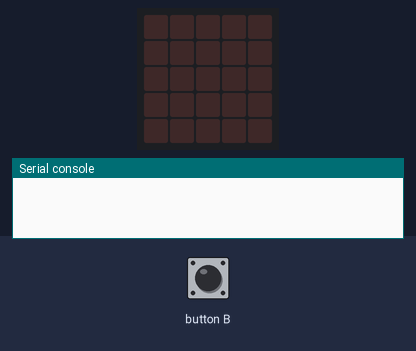
Bench run of a program on a simulated BBC micro:bit running MicroPython. Parts: the board's 5×5 LED display, the last lines printed to the serial console. Inputs (shaded band) come from the test bench. No radio messages arrive unless stated (any console line starting 'radio sent:' is added by the test bench).

Above: at 1.2 s.
1.3 s: button B pressed for 0.15 s
At 2.5 s:
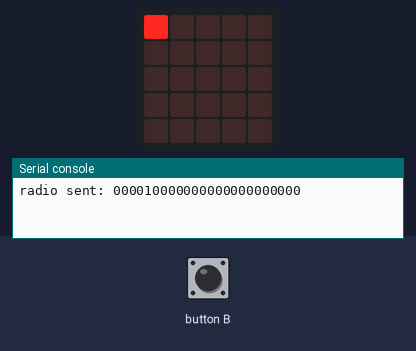
2.9 s: button B pressed for 1 s
At 4.1 s:
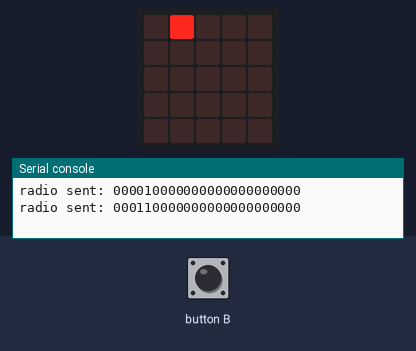
5.4 s: button B pressed for 0.15 s
At 6.0 s:
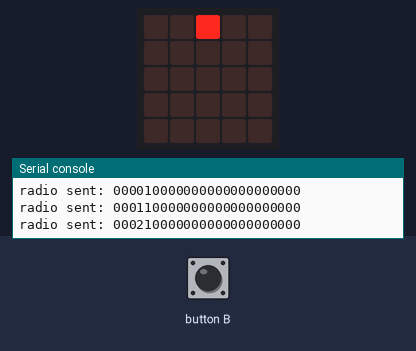
7.0 s: button B pressed for 3.2 s
At 8.3 s:
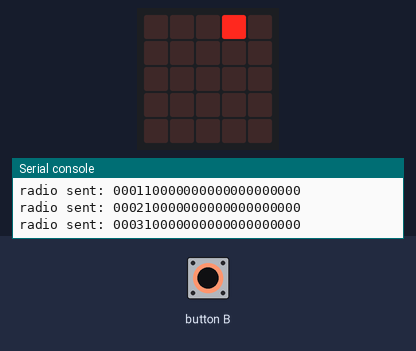
11.7 s: button B pressed for 0.15 s
At 12.0 s:
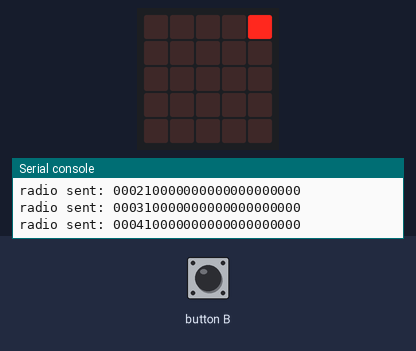
13.3 s: button B pressed for 1 s
At 14.4 s:
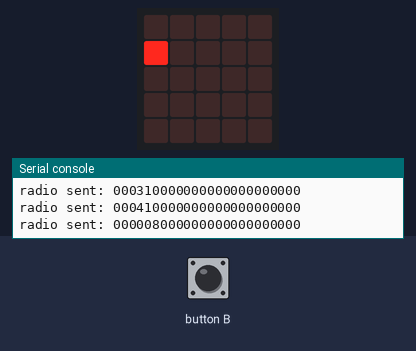
Timing chart, 0 to 16.3 s (numbered marks = the images above; inputs shaded):
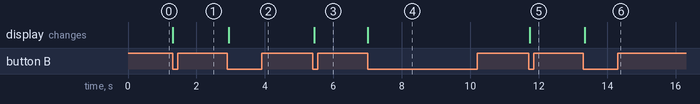

Measured:
- after the input at 1.3 s, the display: changes at once (image 1)
- after the input at 2.9 s, the display: changes at once (image 2)
- after the input at 5.4 s, the display: changes at once (image 3)
- after the input at 7.0 s, the display: first differs from a run without the input at once (image 4)
- after the input at 11.7 s, the display: changes at once (image 5)
- after the input at 13.3 s, the display: changes at once (image 6)

The program:

debug.py
```python
import microbit
import radio

radio.config(power=7)

radio.on()

def send_message(message):
    radio.send(message)

row_count = 4
column_count = 0
message_structure = "00%s%s000000000000000000"

while True:
    if microbit.button_b.was_pressed():
        microbit.display.clear()
        message_to_send = message_structure % ( "%02x" % (column_count), "%02x"% (1* 2 **row_count))
        microbit.display.set_pixel(column_count, abs(row_count-4), 9)
        send_message(message_to_send)
        column_count = (column_count+1)%5
        if column_count == 0:
            row_count = (row_count-1)%5
```
